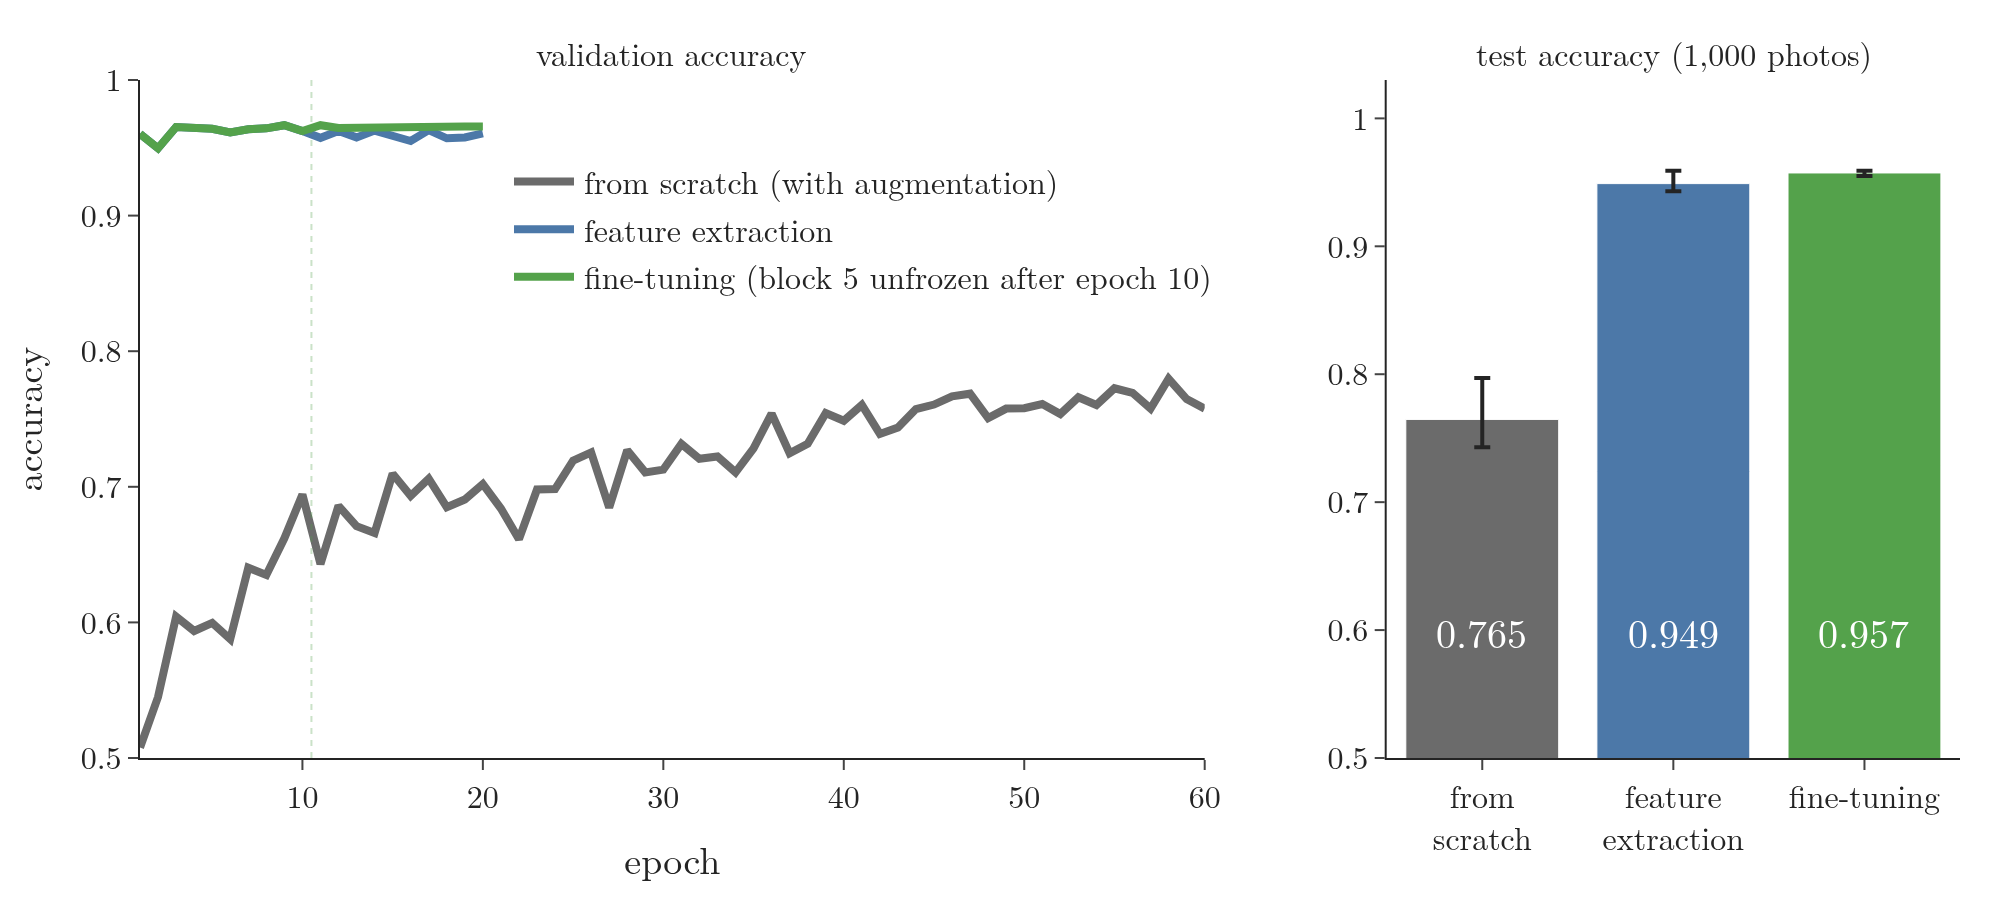

Write the Python code that produced this figure.
"""Validation accuracy per epoch (mean of 3 seeds) and test accuracy of the three methods on 2,000 training photos (Plotly)."""
from pathlib import Path
import pandas as pd
import plotly.graph_objects as go
from plotly.subplots import make_subplots
from common import GREY, BLUE, GREEN, FONT

here = Path(__file__).parent
h = pd.read_csv(here.parent / "data" / "history.csv")
t = pd.read_csv(here.parent / "data" / "test_accuracy.csv")
names = {"scratch": ("from scratch (with augmentation)", GREY), "feature_extraction": ("feature extraction", BLUE),
         "fine_tuning": ("fine-tuning (block 5 unfrozen after epoch 10)", GREEN)}
fig = make_subplots(rows=1, cols=2, column_widths=[0.65, 0.35], horizontal_spacing=0.1,
                    subplot_titles=("validation accuracy", "test accuracy (1,000 photos)"))
for key, (name, c) in names.items():
    m = h[h.method == key].groupby("epoch").val_accuracy.mean()
    fig.add_trace(go.Scatter(x=m.index, y=m.values, mode="lines", name=name, line=dict(color=c, width=4)), row=1, col=1)
    s = t[t.method == key].test_accuracy
    label = name.split(" (")[0].replace("feature extraction", "feature<br>extraction").replace("from scratch", "from<br>scratch")
    fig.add_trace(go.Bar(x=[label], y=[s.mean()], marker_color=c, showlegend=False,
                         error_y=dict(type="data", symmetric=False, array=[s.max() - s.mean()], arrayminus=[s.mean() - s.min()])),
                  row=1, col=2)
    fig.add_annotation(x=label, y=0.6, text=f"{s.mean():.3f}", showarrow=False, font=dict(color="white", size=20),
                       xref="x2", yref="y2")
fig.add_vline(x=10.5, line=dict(color=GREEN, width=1, dash="dot"), row=1, col=1)
fig.update_xaxes(title="epoch", row=1, col=1)
fig.update_yaxes(title="accuracy", range=[0.5, 1.0], row=1, col=1)
fig.update_yaxes(range=[0.5, 1.03], row=1, col=2)
fig.update_xaxes(tickangle=0, row=1, col=2)
fig.update_layout(template="simple_white", width=1000, height=450, font=FONT, legend=dict(x=0.2, y=0.9, yanchor="top", bgcolor="rgba(255,255,255,0.85)"),
                  margin=dict(l=60, r=20, t=40, b=60))
fig.write_image(here / "results.png", scale=2)
fig.write_image(here / "results.pdf")
